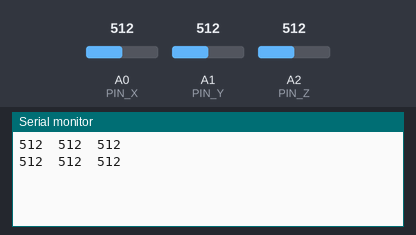
Bench run of a sketch on a simulated Arduino Uno, built with avr-gcc and run on an emulated ATmega328P. On the bench: the last lines printed to the serial monitor. The inputs (shaded band) are chosen by the test bench; at power-on: A0 (PIN_X) = 512, A1 (PIN_Y) = 512, A2 (PIN_Z) = 512.

Above: at 1.8 s.
1.9 s: A0 (PIN_X) set to 716
At 2.7 s:
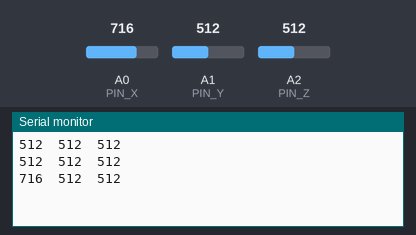
3.4 s: A1 (PIN_Y) set to 716
At 4.3 s:
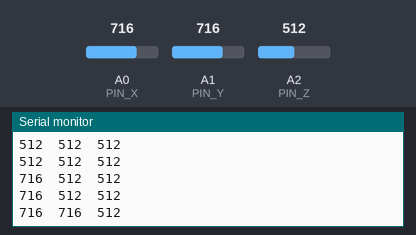
4.9 s: A2 (PIN_Z) set to 716
At 5.8 s:
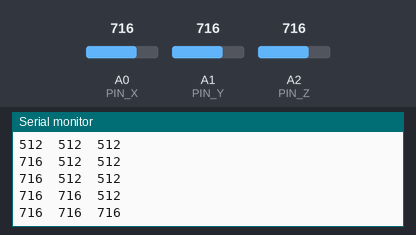
6.4 s: A0 (PIN_X) set to 900
At 7.7 s:
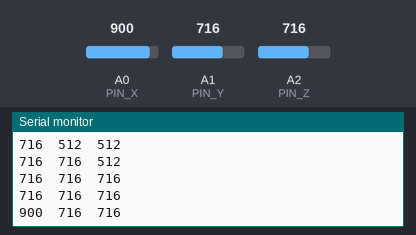
7.9 s: A1 (PIN_Y) set to 900
At 8.7 s:
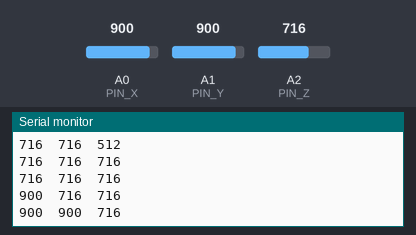
9.4 s: A2 (PIN_Z) set to 900
At 10.8 s:
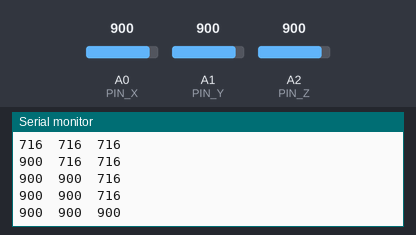
Timing chart, 0 to 11.9 s (numbered marks = the images above; inputs shaded):
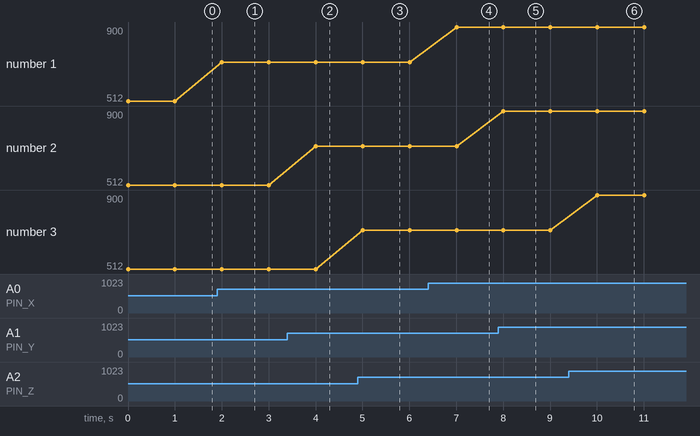

The sketch:

ADXL335_Test.ino
```cpp
#define PIN_X A0
#define PIN_Y A1
#define PIN_Z A2

void setup()
{
    Serial.begin(9600);
}

void loop()
{
    int x = analogRead(PIN_X);
    int y = analogRead(PIN_Y);
    int z = analogRead(PIN_Z);

    Serial.print(x);
    Serial.print("  ");

    Serial.print(y);
    Serial.print("  ");

    Serial.print(z);
    Serial.println();

    delay(1000);
}
```

ADXL335_Test.cpp
```cpp
#define PIN_X A0
#define PIN_Y A1
#define PIN_Z A2

void setup()
{
    Serial.begin(9600);
}

void loop()
{
    int x = analogRead(PIN_X);
    int y = analogRead(PIN_Y);
    int z = analogRead(PIN_Z);

    Serial.print(x);
    Serial.print("  ");

    Serial.print(y);
    Serial.print("  ");

    Serial.print(z);
    Serial.println();

    delay(1000);
}
```

Measured:
- after the input at 1.9 s, the serial monitor: prints a new line after 0.10 s (image 1)
- after the input at 3.4 s, the serial monitor: prints a new line after 0.60 s (image 2)
- after the input at 4.9 s, the serial monitor: prints a new line after 0.10 s (image 3)
- after the input at 6.4 s, the serial monitor: prints a new line after 0.61 s (image 4)
- after the input at 7.9 s, the serial monitor: prints a new line after 0.11 s (image 5)
- after the input at 9.4 s, the serial monitor: prints a new line after 0.61 s (image 6)
- plotted number 1: 512 → 716 after the input at 1.9 s, 716 → 900 after the input at 6.4 s
